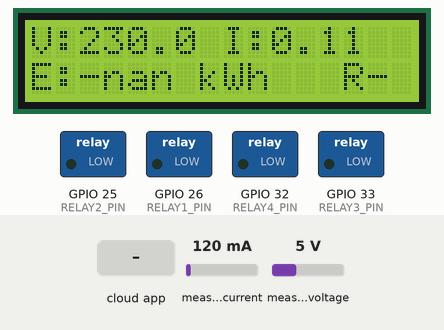
This sketch was run on a simulated ESP32. Shown: 16×2 character LCD, switched loads named in the sketch (green lamp = pin HIGH). Inputs (shaded band) come from the test bench; at power-on: measured current 120 mA, measured voltage 5 V (analog values on the 0–4095 scale). WiFi joins after 1.5 s; servers stay silent unless stated; EEPROM starts erased; the Firebase database answers and starts empty; what the sketch prints to the serial monitor is not drawn.

Above: at 5.7 s.
5.8 s: the phone or cloud app sets main to 1
At 8.1 s:
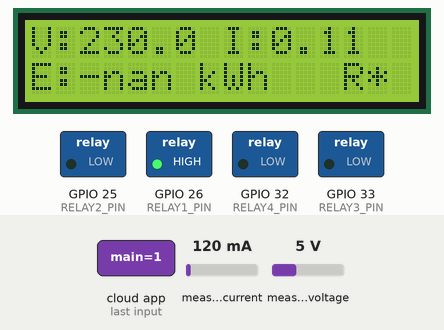
9.0 s: the phone or cloud app sets relay2 to 1
At 9.5 s:
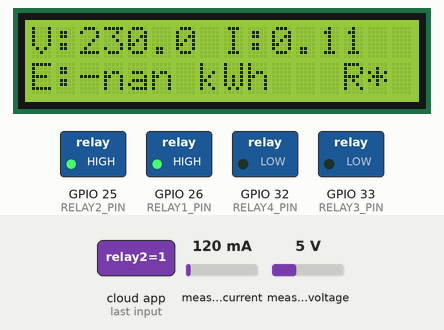
10.5 s: the phone or cloud app sets main to 0
At 12.5 s:
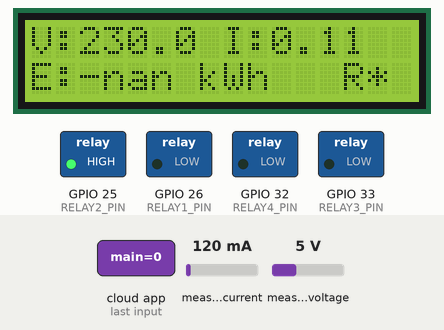
12.9 s: the phone or cloud app sets relay3 to 1
At 15.1 s:
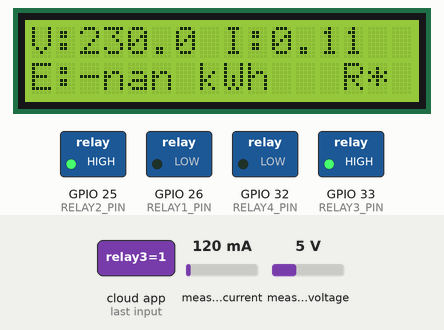
15.4 s: the phone or cloud app sets relay4 to 1
At 17.6 s:
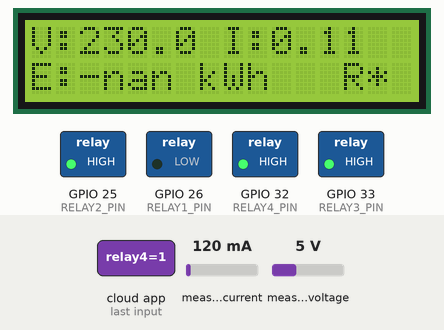
18.5 s: measured current set to 500 mA
At 24.6 s:
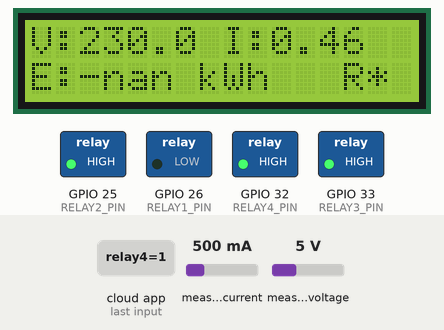
Timing chart, 0 to 26.1 s (numbered marks = the images above; inputs shaded):
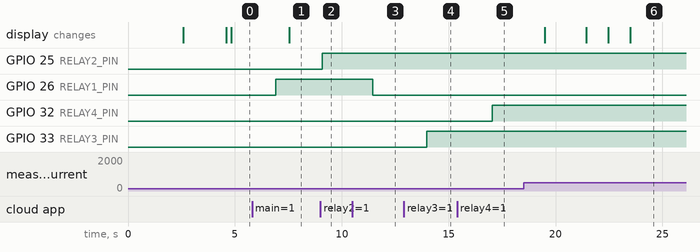

The sketch:

smartmetter_copy_20260224212652.ino
```cpp
/*
  ESP32 Smart Energy Meter PRO
  Firebase + Telegram + LCD + 4-Channel Relay Control
  Author: Mohit Saini
  Version: 2.0
*/

#include "EmonLib.h"
#include <EEPROM.h>
#include <WiFi.h>
#include <Wire.h>
#include <LiquidCrystal_I2C.h>
#include <HTTPClient.h>
#include <ArduinoJson.h>
#include <Firebase_ESP_Client.h>

// ---------------- LCD ----------------
LiquidCrystal_I2C lcd(0x27, 16, 2);

// ---------------- WiFi ---------------
const char* ssid = "0000";
const char* pass = "00000000";

// ---------------- Firebase ------------
#define API_KEY " your firbase API KEY"
#define DATABASE_URL "your Database url"
#define USER_EMAIL "your email using firbase "
#define USER_PASSWORD "email password"

FirebaseData fbdo;
FirebaseAuth auth;
FirebaseConfig config;

// ---------------- Telegram ------------
const char* telegramBotToken = "your telegrambot token";
const char* telegramChatID   = "your telegram chat id ";

// ---------------- Relay Pins ---------
#define RELAY1_PIN 26   // Main Relay
#define RELAY2_PIN 25   // Additional Relay 1
#define RELAY3_PIN 33   // Additional Relay 2
#define RELAY4_PIN 32   // Additional Relay 3

// ---------------- Calibration ---------
const float vCalibration = 167.4;
const float currCalibration = 3.0;

// ---------------- Energy Monitor ------
EnergyMonitor emon;

// ---------------- Energy Data ----------
float kWh = 0.0;
float cost = 0.0;
const float ratePerkWh = 6.5;

unsigned long lastMillis = 0;
unsigned long lastTelegram = 0;
unsigned long lastFirebaseCheck = 0;

// ---------------- EEPROM --------------
const int addrKWh  = 12;
const int addrCost = 16;

// ---------------- Smoothing ------------
const float SMOOTH_ALPHA = 0.2;
float smoothV = 0, smoothI = 0, smoothP = 0;
bool smoothInit = false;

// ---------------- Relay States ---------
bool relay1State = false;
bool relay2State = false;
bool relay3State = false;
bool relay4State = false;

// =====================================================
void setup() {

  Serial.begin(115200);
  delay(1000);
  Serial.println("\n\n=== SMART ENERGY METER PRO STARTING ===\n");

  // Initialize Relay Pins
  pinMode(RELAY1_PIN, OUTPUT);
  pinMode(RELAY2_PIN, OUTPUT);
  pinMode(RELAY3_PIN, OUTPUT);
  pinMode(RELAY4_PIN, OUTPUT);

  // Start all relays OFF
  digitalWrite(RELAY1_PIN, LOW);
  digitalWrite(RELAY2_PIN, LOW);
  digitalWrite(RELAY3_PIN, LOW);
  digitalWrite(RELAY4_PIN, LOW);

  // ADC Configuration
  analogReadResolution(12);
  analogSetPinAttenuation(34, ADC_11db);
  analogSetPinAttenuation(35, ADC_11db);

  // WiFi Connection
  Serial.print("Connecting to WiFi");
  WiFi.begin(ssid, pass);
  int wifiAttempts = 0;
  while (WiFi.status() != WL_CONNECTED && wifiAttempts < 30) {
    delay(500);
    Serial.print(".");
    wifiAttempts++;
  }

  if (WiFi.status() == WL_CONNECTED) {
    Serial.println("\n✅ WiFi Connected!");
    Serial.print("IP Address: ");
    Serial.println(WiFi.localIP());
  } else {
    Serial.println("\n❌ WiFi Failed!");
  }

  // Firebase Configuration
  config.api_key = API_KEY;
  config.database_url = DATABASE_URL;
  auth.user.email = USER_EMAIL;
  auth.user.password = USER_PASSWORD;

  Firebase.begin(&config, &auth);
  Firebase.reconnectWiFi(true);
  Serial.println("✅ Firebase Initialized");

  // LCD Initialization
  lcd.init();
  lcd.backlight();
  lcd.setCursor(0, 0);
  lcd.print("Smart Energy");
  lcd.setCursor(0, 1);
  lcd.print("Meter PRO v2.0");
  delay(2000);
  lcd.clear();

  // EEPROM Initialization
  EEPROM.begin(32);
  EEPROM.get(addrKWh, kWh);
  EEPROM.get(addrCost, cost);

  // Energy Monitor Setup
  emon.voltage(35, vCalibration, 1.0);
  emon.current(34, currCalibration);

  lastMillis = millis();
  lastFirebaseCheck = millis();

  Serial.println("✅ System Ready!\n");
}

// =====================================================
void loop() {

  calculateEnergy();              // Calculate power, energy
  checkRelaysFromFirebase();      // Check relay commands
  updateFirebaseData();           // Send data to Firebase
  updateLCD();                    // Update LCD display
  sendTelegramAlert();            // Send Telegram alerts
}

// =====================================================
void calculateEnergy() {

  emon.calcVI(20, 2000);

  float Vrms = emon.Vrms;
  float realPower = emon.realPower;

  // Filter invalid readings
  if (Vrms < 10) Vrms = 0;
  if (realPower < 5) realPower = 0;

  float Ireal = (Vrms > 0) ? realPower / Vrms : 0;

  // Smooth readings
  if (!smoothInit) {
    smoothV = Vrms;
    smoothI = Ireal;
    smoothP = realPower;
    smoothInit = true;
  } else {
    smoothV = SMOOTH_ALPHA * Vrms + (1 - SMOOTH_ALPHA) * smoothV;
    smoothI = SMOOTH_ALPHA * Ireal + (1 - SMOOTH_ALPHA) * smoothI;
    smoothP = SMOOTH_ALPHA * realPower + (1 - SMOOTH_ALPHA) * smoothP;
  }

  // Calculate Energy (kWh)
  unsigned long now = millis();
  kWh += smoothP * (now - lastMillis) / 3600000000.0;
  lastMillis = now;

  // Calculate Cost
  cost = kWh * ratePerkWh;

  // Save to EEPROM every hour
  static unsigned long lastSave = 0;
  if (now - lastSave > 3600000) { // 1 hour
    EEPROM.put(addrKWh, kWh);
    EEPROM.put(addrCost, cost);
    EEPROM.commit();
    lastSave = now;
    Serial.println("💾 Data saved to EEPROM");
  }
}

// =====================================================
void checkRelaysFromFirebase() {

  if (!Firebase.ready()) return;

  // Check every 2 seconds
  if (millis() - lastFirebaseCheck < 2000) return;
  lastFirebaseCheck = millis();

  // Check Main Relay (Relay 1)
  if (Firebase.RTDB.getInt(&fbdo, "/RelayControl/main")) {
    int newState = fbdo.intData();
    if (newState != relay1State) {
      relay1State = newState;
      digitalWrite(RELAY1_PIN, relay1State ? HIGH : LOW);
      Serial.printf("🔌 Relay 1: %s\n", relay1State ? "ON" : "OFF");

      // Update status back to Firebase
      Firebase.RTDB.setBool(&fbdo, "/RelayStatus/main", relay1State);
    }
  }

  // Check Relay 2
  if (Firebase.RTDB.getInt(&fbdo, "/RelayControl/relay2")) {
    int newState = fbdo.intData();
    if (newState != relay2State) {
      relay2State = newState;
      digitalWrite(RELAY2_PIN, relay2State ? HIGH : LOW);
      Serial.printf("🔌 Relay 2: %s\n", relay2State ? "ON" : "OFF");
      Firebase.RTDB.setBool(&fbdo, "/RelayStatus/relay2", relay2State);
    }
  }

  // Check Relay 3
  if (Firebase.RTDB.getInt(&fbdo, "/RelayControl/relay3")) {
    int newState = fbdo.intData();
    if (newState != relay3State) {
      relay3State = newState;
      digitalWrite(RELAY3_PIN, relay3State ? HIGH : LOW);
      Serial.printf("🔌 Relay 3: %s\n", relay3State ? "ON" : "OFF");
      Firebase.RTDB.setBool(&fbdo, "/RelayStatus/relay3", relay3State);
    }
  }

  // Check Relay 4
  if (Firebase.RTDB.getInt(&fbdo, "/RelayControl/relay4")) {
    int newState = fbdo.intData();
    if (newState != relay4State) {
      relay4State = newState;
      digitalWrite(RELAY4_PIN, relay4State ? HIGH : LOW);
      Serial.printf("🔌 Relay 4: %s\n", relay4State ? "ON" : "OFF");
      Firebase.RTDB.setBool(&fbdo, "/RelayStatus/relay4", relay4State);
    }
  }
}

// =====================================================
void updateFirebaseData() {

  if (!Firebase.ready()) return;

  // Update every 5 seconds
  static unsigned long lastFirebaseUpdate = 0;
  if (millis() - lastFirebaseUpdate < 5000) return;
  lastFirebaseUpdate = millis();

  // Send energy data to Firebase
  Firebase.RTDB.setFloat(&fbdo, "/EnergyMeter/voltage", smoothV);
  Firebase.RTDB.setFloat(&fbdo, "/EnergyMeter/current", smoothI);
  Firebase.RTDB.setFloat(&fbdo, "/EnergyMeter/power", smoothP);
  Firebase.RTDB.setFloat(&fbdo, "/EnergyMeter/energy", kWh);
  Firebase.RTDB.setFloat(&fbdo, "/EnergyMeter/cost", cost);

  // Update timestamp
  Firebase.RTDB.setString(&fbdo, "/EnergyMeter/lastUpdate", String(millis()));

  Serial.printf("📊 Data Sent: %.1fV, %.2fA, %.0fW, %.2fkWh\n",
                smoothV, smoothI, smoothP, kWh);
}

// =====================================================
void updateLCD() {

  static unsigned long lastLCDUpdate = 0;
  if (millis() - lastLCDUpdate < 1000) return;  // Update every 1 second
  lastLCDUpdate = millis();

  lcd.clear();

  // Line 1: Voltage and Current
  lcd.setCursor(0, 0);
  lcd.printf("V:%.1f I:%.2f", smoothV, smoothI);

  // Line 2: Energy and Relay Status
  lcd.setCursor(0, 1);
  lcd.printf("E:%.2f kWh", kWh);

  // Show relay status on right side
  lcd.setCursor(13, 1);
  if (relay1State || relay2State || relay3State || relay4State) {
    lcd.print("R*");
  } else {
    lcd.print("R-");
  }
}

// =====================================================
void sendTelegramAlert() {

  if (millis() - lastTelegram < 60000) return;  // Every 1 minute
  if (smoothP < 10) return;  // No load

  lastTelegram = millis();

  // Check if power exceeds threshold
  static float lastPower = 0;
  if (abs(smoothP - lastPower) < 50) return;  // No significant change

  lastPower = smoothP;

  String msg = "⚡ **Smart Energy Meter Update** ⚡\n\n";
  msg += "📊 **Current Readings:**\n";
  msg += "┌─────────────────────\n";
  msg += "│ Voltage  : " + String(smoothV, 1) + " V\n";
  msg += "│ Current  : " + String(smoothI, 2) + " A\n";
  msg += "│ Power    : " + String(smoothP, 0) + " W\n";
  msg += "│ Energy   : " + String(kWh, 2) + " kWh\n";
  msg += "│ Cost     : ₹ " + String(cost, 2) + "\n";
  msg += "└─────────────────────\n\n";

  msg += "🔌 **Relay Status:**\n";
  msg += "Relay 1: " + String(relay1State ? "✅ ON" : "⭕ OFF") + "\n";
  msg += "Relay 2: " + String(relay2State ? "✅ ON" : "⭕ OFF") + "\n";
  msg += "Relay 3: " + String(relay3State ? "✅ ON" : "⭕ OFF") + "\n";
  msg += "Relay 4: " + String(relay4State ? "✅ ON" : "⭕ OFF") + "\n\n";

  msg += "🕐 " + String(millis()/1000) + "s uptime";

  HTTPClient http;
  http.begin("https://api.telegram.org/bot" + String(telegramBotToken) + "/sendMessage");
  http.addHeader("Content-Type", "application/json");

  DynamicJsonDocument doc(512);
  doc["chat_id"] = telegramChatID;
  doc["text"] = msg;
  doc["parse_mode"] = "Markdown";

  String payload;
  serializeJson(doc, payload);

  int httpCode = http.POST(payload);
  if (httpCode > 0) {
    Serial.println("✅ Telegram message sent");
  } else {
    Serial.println("❌ Telegram failed");
  }
  http.end();
}

// =====================================================
// Manual relay control function (optional)
void setRelay(int relayNum, bool state) {

  switch(relayNum) {
    case 1:
      digitalWrite(RELAY1_PIN, state ? HIGH : LOW);
      relay1State = state;
      Firebase.RTDB.setBool(&fbdo, "/RelayStatus/main", state);
      break;
    case 2:
      digitalWrite(RELAY2_PIN, state ? HIGH : LOW);
      relay2State = state;
      Firebase.RTDB.setBool(&fbdo, "/RelayStatus/relay2", state);
      break;
    case 3:
      digitalWrite(RELAY3_PIN, state ? HIGH : LOW);
      relay3State = state;
      Firebase.RTDB.setBool(&fbdo, "/RelayStatus/relay3", state);
      break;
    case 4:
      digitalWrite(RELAY4_PIN, state ? HIGH : LOW);
      relay4State = state;
      Firebase.RTDB.setBool(&fbdo, "/RelayStatus/relay4", state);
      break;
  }

  Serial.printf("🔧 Manual: Relay %d set to %s\n", relayNum, state ? "ON" : "OFF");
}
```

Measured:
- after the input at 5.8 s, GPIO 26 (RELAY1_PIN): LOW → HIGH after 1.1 s; the display: changes after 1.7 s (image 1)
- after the input at 9.0 s, GPIO 25 (RELAY2_PIN): LOW → HIGH after 0.08 s
- after the input at 10.5 s, GPIO 26 (RELAY1_PIN): HIGH → LOW after 0.95 s
- after the input at 12.9 s, GPIO 33 (RELAY3_PIN): LOW → HIGH after 1.1 s
- after the input at 15.4 s, GPIO 32 (RELAY4_PIN): LOW → HIGH after 1.6 s
- after the input at 18.5 s, the display: first changes after 0.99 s (image 6 shows a later state)
